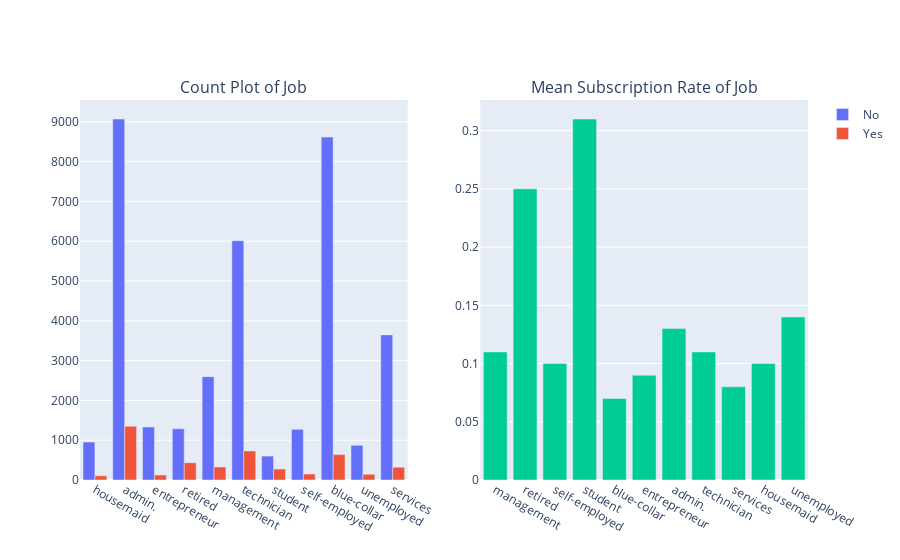

Notebook code cell kept with this figure:
### Code cell
# Count plot
grouped = df.groupBy('job', 'y').count()


trace1 = go.Bar(x=[row['job'] for row in grouped.filter(grouped['y'] == 0).collect()],
                y=[row['count'] for row in grouped.filter(grouped['y'] == 0).collect()],
                name='No',showlegend=True)

trace2 = go.Bar(x=[row['job'] for row in grouped.filter(grouped['y'] == 1).collect()],
                y=[row['count'] for row in grouped.filter(grouped['y'] == 1).collect()],
                name='Yes')

# Mean Plot
grouped_mean = df.groupBy('job').agg({'y': 'mean'})
trace3 = go.Bar(x=[row['job'] for row in grouped_mean.collect()],
                y=[round(row['avg(y)'], 2) for row in grouped_mean.collect()],
                name='Mean Subscription Rate', showlegend=False)

fig = tls.make_subplots(rows=1, cols=2,
                        subplot_titles=('Count Plot of Job',
                                        'Mean Subscription Rate of Job'))
fig.append_trace(trace1, 1, 1)
fig.append_trace(trace2, 1, 1)
fig.append_trace(trace3, 1, 2)

py.iplot(fig)

### Figure 1 — Plotly figure (JSON) as saved in the notebook; plotly's stock layout.template omitted (floating-point values rounded to 4 significant figures)
{"data": [{"name": "No", "showlegend": true, "type": "bar", "x": ["housemaid", "admin.", "entrepreneur", "retired", "management", "technician", "student", "self-employed", "blue-collar", "unemployed", "services"], "xaxis": "x", "y": [954, 9070, 1332, 1286, 2596, 6013, 600, 1272, 8616, 870, 3646], "yaxis": "y"}, {"name": "Yes", "type": "bar", "x": ["blue-collar", "student", "services", "technician", "retired", "entrepreneur", "management", "admin.", "self-employed", "unemployed", "housemaid"], "xaxis": "x", "y": [638, 275, 323, 730, 434, 124, 328, 1352, 149, 144, 106], "yaxis": "y"}, {"name": "Mean Subscription Rate", "showlegend": false, "type": "bar", "x": ["management", "retired", "self-employed", "student", "blue-collar", "entrepreneur", "admin.", "technician", "services", "housemaid", "unemployed"], "xaxis": "x2", "y": [0.11, 0.25, 0.1, 0.31, 0.07, 0.09, 0.13, 0.11, 0.08, 0.1, 0.14], "yaxis": "y2"}], "layout": {"annotations": [{"font": {"size": 16}, "showarrow": false, "text": "Count Plot of Job", "x": 0.225, "xanchor": "center", "xref": "paper", "y": 1, "yanchor": "bottom", "yref": "paper"}, {"font": {"size": 16}, "showarrow": false, "text": "Mean Subscription Rate of Job", "x": 0.775, "xanchor": "center", "xref": "paper", "y": 1, "yanchor": "bottom", "yref": "paper"}], "xaxis": {"anchor": "y", "domain": [0, 0.45]}, "xaxis2": {"anchor": "y2", "domain": [0.55, 1]}, "yaxis": {"anchor": "x", "domain": [0, 1]}, "yaxis2": {"anchor": "x2", "domain": [0, 1]}}}
